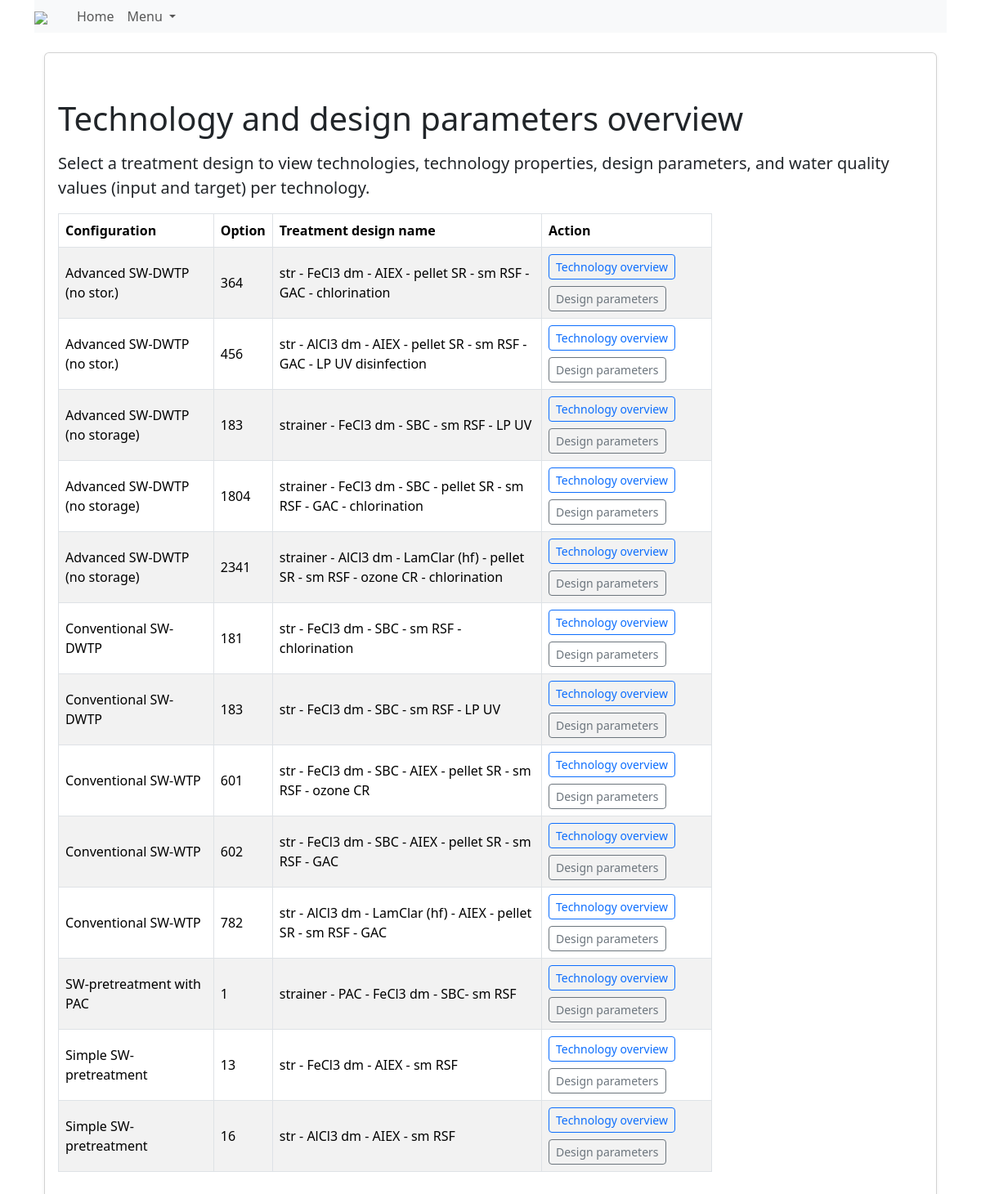
Before: /treatmentplant/technology-overview/ with the older database file.
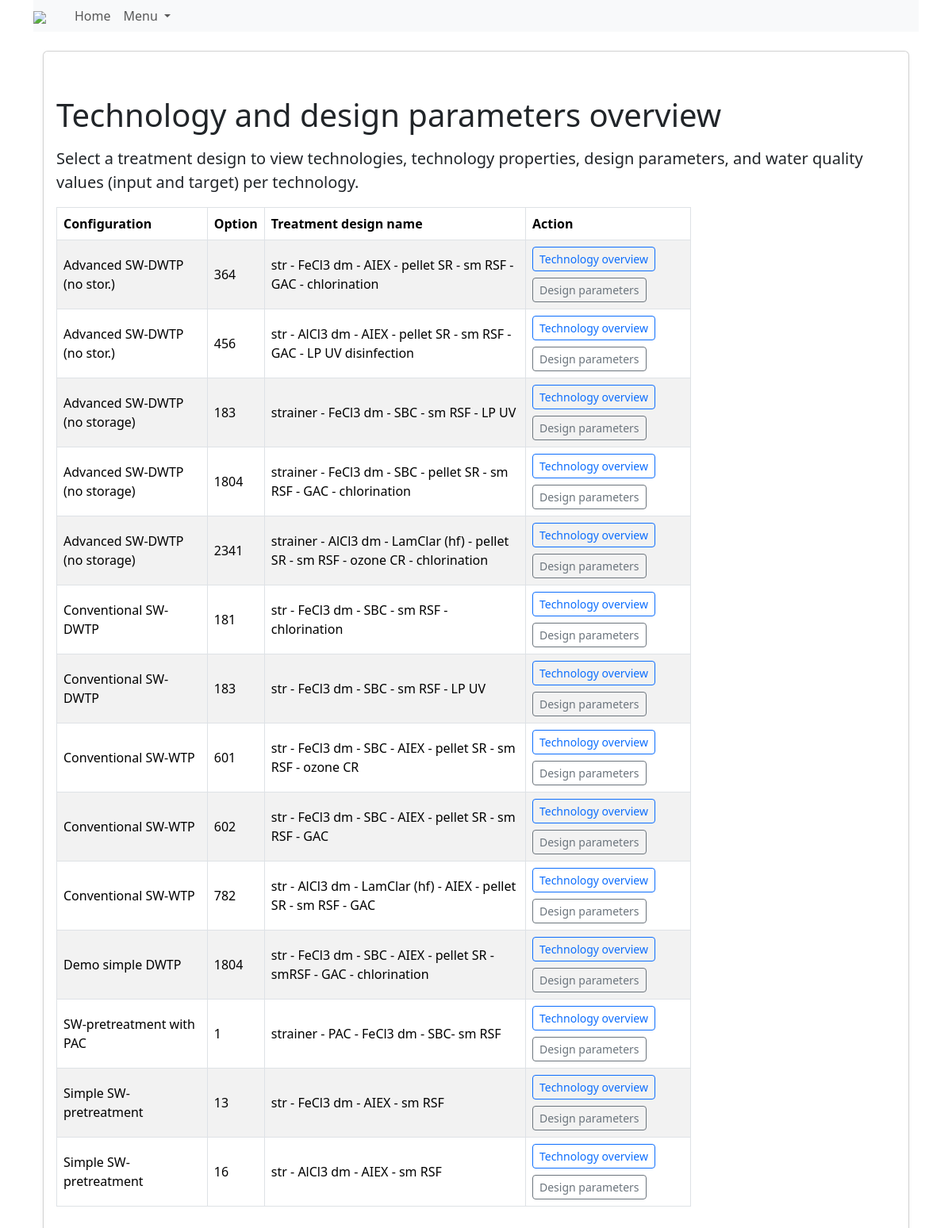
After: the same page with the newer database file.
### drinq/models.py (models this page shows, shortened)
class TreatmentPlant(models.Model):
    id = models.AutoField(primary_key=True, unique=True)
    configuration = models.ForeignKey(
        MultiStepConfiguration, models.CASCADE, blank=True, null=True,
        db_column='configuration')
    option = models.IntegerField(
        blank=False, null=False,
        help_text="Identifying number in a set of preliminary treatment design options"
        )
    name = models.TextField(blank=True, null=False)
    description = models.TextField(blank=True, null=True)
    slug = models.SlugField(unique=True, blank=True)
    class Meta:
        db_table = 'treatmentplant'
        verbose_name_plural = "treatment plants"

class MultiStepConfiguration(models.Model):
    name = models.CharField(max_length=150)
    description = models.TextField(blank=True, null=True, max_length=500)
    user = models.ForeignKey(
        CustomUser,
        on_delete=models.CASCADE,
        related_name='multistepforms',
        db_column='user',
        blank=True, null=True)
    date_created = models.DateTimeField(auto_now_add=True)
    water_source = models.ForeignKey(
        'DesignTree',
        on_delete=models.SET_NULL,
        db_column='water_source',
        related_name='multistepforms',
        blank=True, null=True)
    session_key = models.CharField(max_length=40)
    class Meta:
        db_table = 'form_multistep'

### drinq/views.py (the view)
class TechnologyParameterOverviewSelectionView(generic.TemplateView):
    template_name = 'drinq/technology_parameter_overview_select.html'
    def get_context_data(self, **kwargs):
        context = super().get_context_data(**kwargs)
        queryset = (
            TreatmentPlant.objects
            .select_related('configuration')
            .order_by('configuration__name', 'option', 'name')
        )
        if self.request.user.is_authenticated:
            queryset = queryset.filter(configuration__user=self.request.user)
        context['treatment_plants'] = queryset
        return context

### templates/drinq/technology_parameter_overview_select.html
{% extends 'base.html' %}
{% load i18n %}
{% block content %}
<div class="container mt-4">
    <div class="card shadow-sm p-3 bg-white">
        <h1 class="mb-3">Technology and design parameters overview</h1>
        <p class="lead">
            Select a treatment design to view technologies, technology properties, design parameters,
            and water quality values (input and target) per technology.
        </p>
        {% if treatment_plants %}
            <div class="table-responsive">
                <table class="table table-striped table-bordered align-middle">
                    <thead>
                        <tr>
                            <th>Configuration</th>
                            <th>Option</th>
                            <th>Treatment design name</th>
                            <th>Action</th>
                        </tr>
                    </thead>
                    <tbody>
                        {% for plant in treatment_plants %}
                            <tr>
                                <td>
                                    {% if plant.configuration %}
                                        {{ plant.configuration.name }}
                                    {% else %}
                                        <em>Not assigned</em>
                                    {% endif %}
                                </td>
                                <td>{{ plant.option }}</td>
                                <td>{{ plant.name }}</td>
                                <td>
                                    <div class="d-flex flex-wrap gap-2">
                                        <a
                                            href="{% url 'technology_parameter_overview' plant.id %}"
                                            class="btn btn-outline-primary btn-sm"
                                        >
                                            Technology overview
                                        </a>
                                        <a
                                            href="{% url 'design_parameter_overview' plant.id %}"
                                            class="btn btn-outline-secondary btn-sm"
                                        >
                                            Design parameters
                                        </a>
                                    </div>
                                </td>
                            </tr>
                        {% endfor %}
                    </tbody>
                </table>
            </div>
        {% else %}
            <p class="mb-0">
                No treatment designs found.
                <a href="{% url 'form_name' %}">Start a new design</a>.
            </p>
        {% endif %}
    </div>
</div>
{% endblock %}

Changed rows visible on the page:
added TreatmentPlant: configuration.name "Demo simple DWTP", option "1804", name "str - FeCl3 dm - SBC - AIEX - pellet SR - smRSF - GAC - chlorination"
